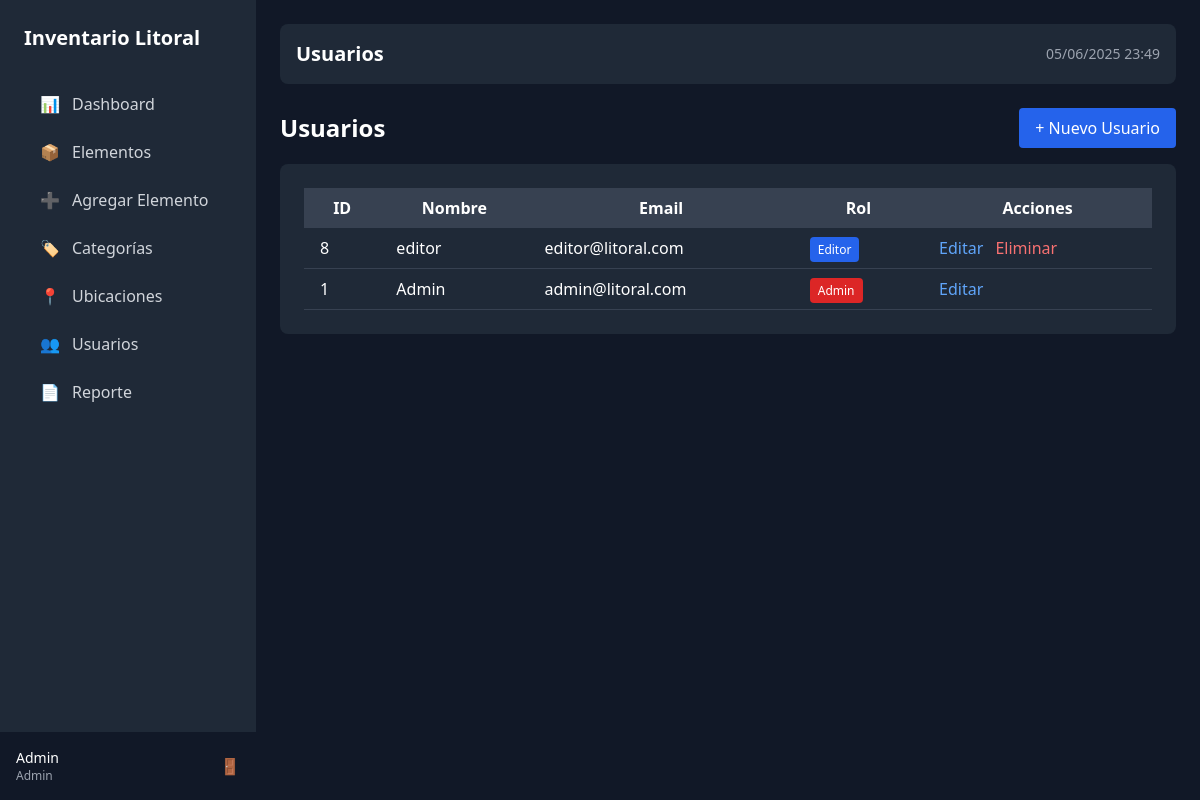
The app's page /public/usuarios.php (signed in) with its own data.
### tables this page shows
CREATE TABLE `usuarios` (
  `id` int(11) NOT NULL,
  `nombre` varchar(100) NOT NULL,
  `email` varchar(100) NOT NULL,
  `password` varchar(255) NOT NULL,
  `rol` enum('admin','editor') NOT NULL DEFAULT 'editor',
  `creado_en` timestamp NOT NULL DEFAULT current_timestamp()
);

### public/usuarios.php (the view, shortened to what this page needs)
<?php
require_once '../config/database.php';
$stmt = $pdo->query("SELECT * FROM usuarios ORDER BY creado_en DESC");
$usuarios = $stmt->fetchAll();
include '../includes/header.php';
?>
<div class="flex justify-between items-center mb-4">
    <h2 class="text-2xl font-bold text-white">Usuarios</h2>
    <a href="usuario_add.php" class="bg-blue-600 text-white px-4 py-2 rounded hover:bg-blue-700">+ Nuevo Usuario</a>
</div>
<div class="bg-gray-800 rounded-lg p-6">
    <table class="min-w-full">
        <thead>
            <tr class="bg-gray-700">
                <th class="px-4 py-2 text-white">ID</th>
                <th class="px-4 py-2 text-white">Nombre</th>
                <th class="px-4 py-2 text-white">Email</th>
                <th class="px-4 py-2 text-white">Rol</th>
                <th class="px-4 py-2 text-white">Acciones</th>
            </tr>
        </thead>
        <tbody>
            <?php foreach($usuarios as $u): ?>
            <tr class="border-b border-gray-700">
                <td class="px-4 py-2 text-white"><?= $u['id'] ?></td>
                <td class="px-4 py-2 text-white"><?= htmlspecialchars($u['nombre']) ?></td>
                <td class="px-4 py-2 text-white"><?= htmlspecialchars($u['email']) ?></td>
                <td class="px-4 py-2 text-white">
                    <span class="px-2 py-1 text-xs rounded <?= $u['rol']=='admin' ? 'bg-red-600' : 'bg-blue-600' ?>">
                        <?= ucfirst($u['rol']) ?>
                    </span>
                </td>
                <td class="px-4 py-2">
                    <a href="usuario_edit.php?id=<?= $u['id'] ?>" class="text-blue-400 hover:underline mr-2">Editar</a>
                    <?php if($u['id'] != $_SESSION['usuario']['id']): ?>
                    <a href="?eliminar=<?= $u['id'] ?>"
                       onclick="return confirm('¿Eliminar usuario?')"
                       class="text-red-400 hover:underline">Eliminar</a>
                    <?php endif; ?>
                </td>
            </tr>
            <?php endforeach; ?>
        </tbody>
    </table>
</div>
<?php include '../includes/footer.php'; ?>

### records on screen
usuarios: id "8", nombre "editor", email "editor@litoral.com", rol "Editor"
usuarios: id "1", nombre "Admin", email "admin@litoral.com", rol "Admin"

### other values on screen
$_SESSION['usuario']['nombre'] "Admin"
$_SESSION['usuario']['rol'] "Admin"
str_replace('_', ' ', $current_page) "Usuarios"
